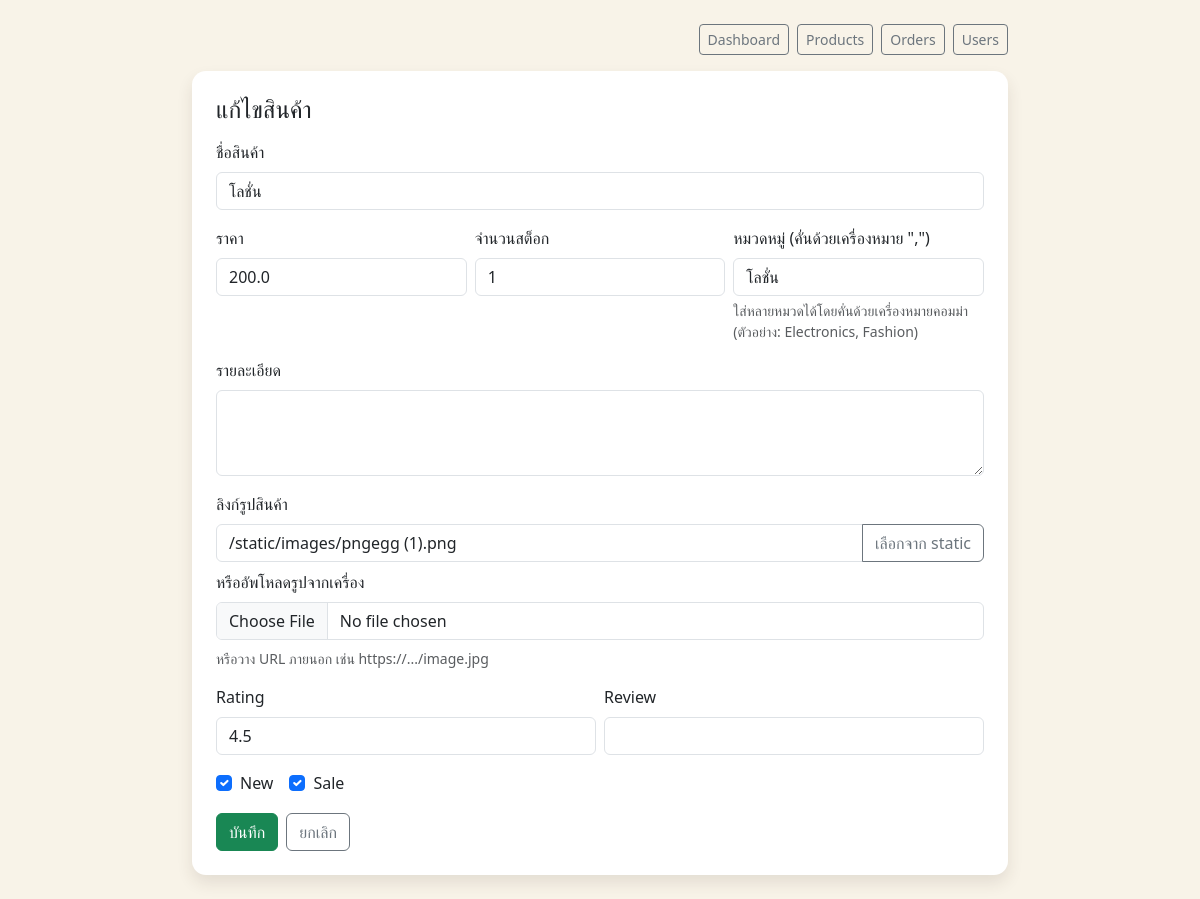
Screenshot of /admin/products/2/edit (signed in) with the database file from the repository.
### my_shop/app.py (models this page shows)
class Product(db.Model):
    id = db.Column(db.Integer, primary_key=True)
    name = db.Column(db.String(120), nullable=False)
    price = db.Column(db.Float, nullable=False)
    image_url = db.Column(db.String(255), nullable=True)
    description = db.Column(db.Text, nullable=True)
    category = db.Column(db.String(50), nullable=False, default='Electronics')
    rating = db.Column(db.Float, nullable=False, default=4.5)
    review_text = db.Column(db.Text, nullable=True)
    is_new = db.Column(db.Boolean, nullable=False, default=False)
    is_sale = db.Column(db.Boolean, nullable=False, default=False)
    stock = db.Column(db.Integer, nullable=False, default=0)

### my_shop/app.py (the view, shortened to what this page needs)
@app.route('/admin/products/<int:product_id>/edit', methods=['GET', 'POST'])
@admin_required
def edit_product(product_id):
    product = Product.query.get_or_404(product_id)
    return render_template('admin_product_form.html', mode='edit', product=product)

### my_shop/app.py (called while the page is built)
def admin_required(view_func):
    @wraps(view_func)
    def wrapped_view(*args, **kwargs):
        if not session.get('is_admin'):
            return redirect(url_for('login'))
        return view_func(*args, **kwargs)
    return wrapped_view

@app.context_processor
def inject_user_context():
    return {
        'current_user_name': session.get('user_name'),
        'is_admin': session.get('is_admin', False),
    }

### my_shop/templates/admin_product_form.html (shortened to what this page needs)
<!doctype html>
<html lang="th">
<head>
  <link href="https://cdn.jsdelivr.net/npm/bootstrap@5.3.3/dist/css/bootstrap.min.css" rel="stylesheet">
</head>
<body>
  <main class="container py-4" style="max-width:840px;">
    <div class="d-flex flex-wrap gap-2 justify-content-end mb-3">
      <a class="btn btn-outline-secondary btn-sm" href="{{ url_for('admin_dashboard') }}">Dashboard</a>
      <a class="btn btn-outline-secondary btn-sm" href="{{ url_for('admin_products') }}">Products</a>
      <a class="btn btn-outline-secondary btn-sm" href="{{ url_for('admin_orders') }}">Orders</a>
      <a class="btn btn-outline-secondary btn-sm" href="{{ url_for('admin_users') }}">Users</a>
    </div>
    <div class="card">
      <div class="card-body p-4">
        <h1 class="h4 mb-3">{% if mode == 'add' %}เพิ่มสินค้า{% else %}แก้ไขสินค้า{% endif %}</h1>
        <form method="post" enctype="multipart/form-data">
          <div class="mb-3">
            <label class="form-label">ชื่อสินค้า</label>
            <input class="form-control" name="name" value="{{ product.name if product else '' }}" required>
          </div>
          <div class="row g-2">
            <div class="col-md-4 mb-3">
              <label class="form-label">ราคา</label>
              <input type="number" step="0.01" min="0" class="form-control" name="price" value="{{ product.price if product else '' }}" required>
            </div>
            <div class="col-md-4 mb-3">
              <label class="form-label">จำนวนสต็อก</label>
              <input type="number" min="0" class="form-control" name="stock" value="{{ product.stock if product else 0 }}" required>
            </div>
            <div class="col-md-4 mb-3">
              <label class="form-label">หมวดหมู่ (คั่นด้วยเครื่องหมาย ",")</label>
              <input class="form-control" name="category" placeholder="เช่น Electronics, Fashion, New" value="{{ product.category if product else '' }}">
              <div class="form-text">ใส่หลายหมวดได้โดยคั่นด้วยเครื่องหมายคอมม่า (ตัวอย่าง: Electronics, Fashion)</div>
            </div>
          </div>
          <div class="mb-3">
            <label class="form-label">รายละเอียด</label>
            <textarea rows="3" class="form-control" name="description">{{ product.description if product else '' }}</textarea>
          </div>
          <div class="mb-3">
            <label class="form-label">ลิงก์รูปสินค้า</label>
            <div class="input-group mb-2">
              <input class="form-control" id="imageUrlInput" name="image_url" value="{{ product.image_url if product else '' }}">
              <button type="button" class="btn btn-outline-secondary" id="chooseStaticBtn">เลือกจาก static</button>
            </div>
            <div class="mb-2">
              <label class="form-label">หรืออัพโหลดรูปจากเครื่อง</label>
              <input class="form-control" type="file" name="image_file" accept="image/*">
            </div>
            <div class="form-text">หรือวาง URL ภายนอก เช่น https://.../image.jpg</div>
          </div>
          <div class="row g-2">
            <div class="col-md-6 mb-3">
              <label class="form-label">Rating</label>
              <input type="number" class="form-control" name="rating" min="0" max="5" step="0.1" value="{{ product.rating if product else 4.5 }}">
            </div>
            <div class="col-md-6 mb-3">
              <label class="form-label">Review</label>
              <input class="form-control" name="review_text" value="{{ product.review_text if product else '' }}">
            </div>
          </div>
          <div class="d-flex gap-3 mb-3">
            <div class="form-check">
              <input type="checkbox" class="form-check-input" id="is_new" name="is_new" {% if product and product.is_new %}checked{% endif %}>
              <label class="form-check-label" for="is_new">New</label>
            </div>
            <div class="form-check">
              <input type="checkbox" class="form-check-input" id="is_sale" name="is_sale" {% if product and product.is_sale %}checked{% endif %}>
              <label class="form-check-label" for="is_sale">Sale</label>
            </div>
          </div>
          <div class="d-flex gap-2">
            <button class="btn btn-success" type="submit">บันทึก</button>
            <a class="btn btn-outline-secondary" href="{{ url_for('admin_products') }}">ยกเลิก</a>
          </div>
        </form>
      </div>
    </div>
  </main>
</body>
</html>

### my_shop/templates/admin_product_form.html (style rules this page uses)
body { background:#f8f3e8; }
.card { border:0; border-radius:14px; box-shadow:0 8px 16px rgba(64,47,36,.11); }

### rows the page displays
Product: name "โลชั่น", price "200.0", stock "1", category "โลชั่น", image_url "/static/images/pngegg (1).png", rating "4.5", is_new "☑", is_sale "☑"
